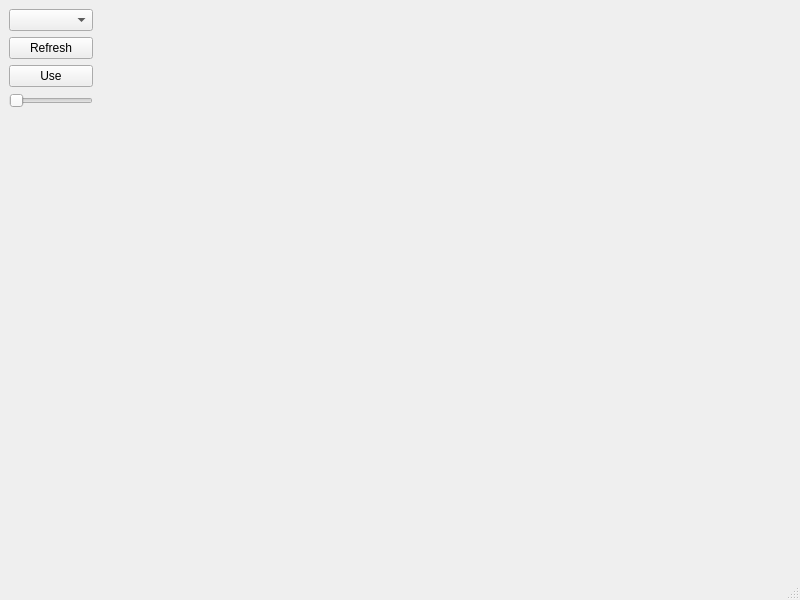
<?xml version="1.0" encoding="UTF-8"?>
<ui version="4.0">
 <class>MainWindow</class>
 <widget class="QMainWindow" name="MainWindow">
  <property name="geometry">
   <rect>
    <x>0</x>
    <y>0</y>
    <width>800</width>
    <height>600</height>
   </rect>
  </property>
  <property name="windowTitle">
   <string>MainWindow</string>
  </property>
  <widget class="QWidget" name="centralwidget">
   <layout class="QFormLayout" name="formLayout">
    <item row="0" column="0">
     <layout class="QVBoxLayout" name="verticalLayout">
      <item>
       <widget class="QComboBox" name="inputDeviceComboBox"/>
      </item>
      <item>
       <widget class="QPushButton" name="refreshButton">
        <property name="text">
         <string>Refresh</string>
        </property>
       </widget>
      </item>
      <item>
       <widget class="QPushButton" name="useButton">
        <property name="text">
         <string>Use</string>
        </property>
       </widget>
      </item>
      <item>
       <widget class="QSlider" name="volumeSlider">
        <property name="orientation">
         <enum>Qt::Horizontal</enum>
        </property>
       </widget>
      </item>
     </layout>
    </item>
   </layout>
  </widget>
  <widget class="QMenuBar" name="menubar">
   <property name="geometry">
    <rect>
     <x>0</x>
     <y>0</y>
     <width>800</width>
     <height>22</height>
    </rect>
   </property>
  </widget>
  <widget class="QStatusBar" name="statusbar"/>
 </widget>
 <resources/>
 <connections/>
</ui>
